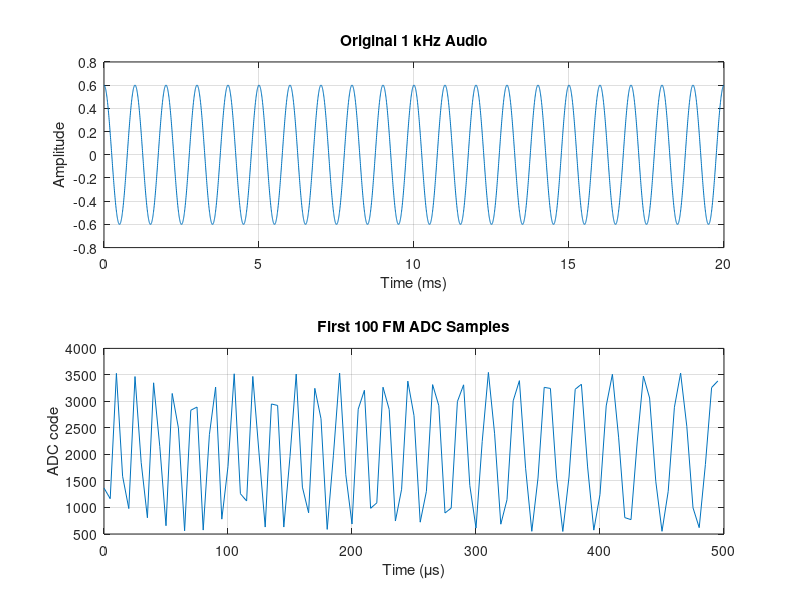

This figure's MATLAB source:
clear;
clc;

% Current provisional receiver settings
fs = 200e3;
f_if = 50e3;
fm_deviation = 25e3;

% Generate 20 ms of a 1 kHz audio tone
duration = 20e-3;
t = (0:1/fs:duration-1/fs).';

message = 0.6*cos(2*pi*1e3*t);

% Generate the low-IF FM signal
instantaneous_frequency = f_if + fm_deviation*message;
phase = 2*pi*cumsum(instantaneous_frequency)/fs;
if_signal = cos(phase);

% Convert to unsigned 12-bit ADC codes
adc_amplitude = 1500;
adc_codes = round(2048 + adc_amplitude*if_signal);
adc_codes = max(0, min(4095, adc_codes));

% Write one decimal ADC code per line
output_file = ...
    'D:\zynq-sdr-fm-bpsk\ZedModem_FM_Demod\adc_samples.txt';

file_id = fopen(output_file, 'w');

if file_id == -1
    error('Could not create adc_samples.txt');
end

fprintf(file_id, '%d\n', adc_codes);
fclose(file_id);

fprintf('Created %d ADC samples.\n', length(adc_codes));
fprintf('ADC minimum: %d\n', min(adc_codes));
fprintf('ADC maximum: %d\n', max(adc_codes));
fprintf('Saved to: %s\n', output_file);

figure;

subplot(2,1,1);
plot(t*1000, message);
xlabel('Time (ms)');
ylabel('Amplitude');
title('Original 1 kHz Audio');
grid on;

subplot(2,1,2);
plot(t(1:100)*1e6, adc_codes(1:100));
xlabel('Time (\mus)');
ylabel('ADC code');
title('First 100 FM ADC Samples');
grid on;
